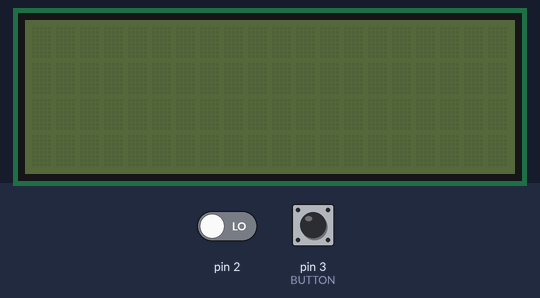
The sketch below on a simulated Arduino Uno, built with avr-gcc and run on an emulated ATmega328P. Shown: 20×4 character LCD. The inputs (shaded band) are chosen by the test bench; at power-on: pin 3 (BUTTON) LOW, pin 2 LOW. What the sketch prints to the serial monitor is not drawn.

Above: at 1.2 s.
1.3 s: pin 3 (BUTTON) pulled HIGH for 0.15 s
At 1.9 s:
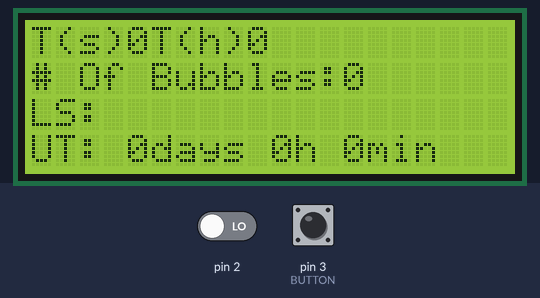
3.0 s: pin 3 (BUTTON) pulled HIGH for 1 s
At 5.8 s:
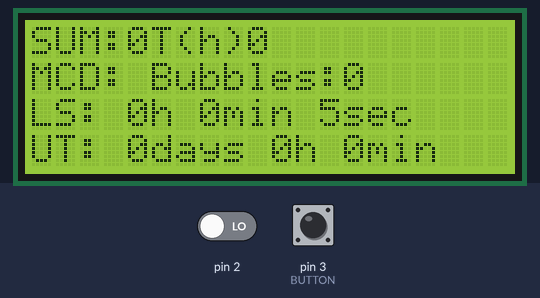
7.0 s: pin 2 driven HIGH
At 8.8 s:
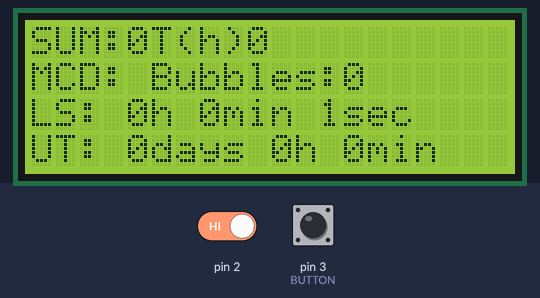
9.5 s: pin 3 (BUTTON) pulled HIGH for 3.2 s
At 13.6 s:
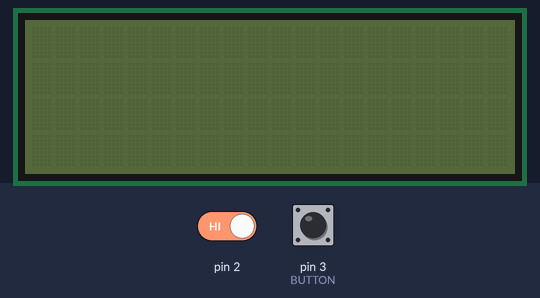
Timing chart, 0 to 15.1 s (numbered marks = the images above; inputs shaded):
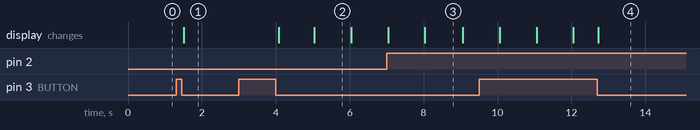

Measured:
- after the input at 1.3 s, the display: changes after 0.20 s (image 1)
- after the input at 3.0 s, the display: first changes after 1.1 s (image 2 shows a later state)
- after the input at 9.5 s, the display: first differs from a run without the input after 3.2 s (image 4)

The sketch:

BubbleCounterSW.ino
```cpp
#include <Time.h>
#include <Wire.h>
#include <LiquidCrystal_I2C.h>

#include "Program.h"
#include "Display.h"
#include "SerialString.h"
#include "Pins.h"
//#include "Button.h
#include "MicroPhone.h"


Program program;

void setup()
{
  	Serial.begin(9600);
	program.initialize();
}

void loop()
{
  	program.updateMe();
}
```

Bubble.cpp
```cpp
/*
* Bubble.cpp
*
* Created: 2015-12-29 15:38:48
* Author: u007333
*/


#include "Bubble.h"


// default constructor
Bubble::Bubble()
{
  startTime = 0;
  numberOfBubbles = 0;

} //Bubble

void Bubble::initialize()
{
  ;
}

int Bubble::getStartTime()
{
  return startTime;
}

void Bubble::setStartTIme(time_t aStartTime)
{
  startTime = aStartTime;
}

void Bubble::setNumberOfBubbles(int aNumberOfBubbles)
{
  numberOfBubbles = aNumberOfBubbles;
}

int Bubble::getNumberOfBubbles()
{
  return numberOfBubbles;
}

// default destructor
Bubble::~Bubble()
{
} //~Bubble
```

Bubble.h
```cpp
/*
* Bubble.h
*
* Created: 2015-12-29 15:38:48
* Author: Mattias Bornvall
*/


#ifndef __BUBBLE_H__
#define __BUBBLE_H__
#include <time.h>


class Bubble
{
//variables
public:
protected:
private:
time_t startTime;
int numberOfBubbles;


//functions
public:
	Bubble();
	~Bubble();
int getStartTime();
int getNumberOfBubbles();
void setStartTIme(time_t);
void setNumberOfBubbles(int );

protected:
private:
	Bubble( const Bubble &c );
	Bubble& operator=( const Bubble &c );
  void initialize();


}; //Bubble

#endif //__BUBBLE_H__
```

BubbleCounter.cpp
```cpp
/*
* BubbleCounter.cpp
*
* Created: 2015-12-29 15:27:27
* Author: Mattias Bornvall
*/


#include "BubbleCounter.h"
#include "MicroPhone.h"
#include "Bubble.h"


// default constructor
BubbleCounter::BubbleCounter()
{

} //BubbleCounter

void BubbleCounter::initialize(int pin)
{
     for(int i=0; i < NUMBER_OF_HOURS; i++)
  {
    bubble[i] = new Bubble();
  }
 microPhone.initialize(pin);
 currentPosInArray=0;
 lastBubble=0;


}

void BubbleCounter::updateMe()
{
   if(microPhone.valueHasChanged())
   {
     addNewBubbleToArray(now());
    }

}

void BubbleCounter::nextPositionInArray()
{
  if(currentPosInArray == (NUMBER_OF_HOURS-1))
    currentPosInArray = 0;
  else
    currentPosInArray++;
}

void BubbleCounter::addNewBubbleToArray(time_t aStartTime)
{


  time_t tmpStartTime=  bubble[currentPosInArray]->getStartTime();

  if(tmpStartTime == 0)
   {
     bubble[currentPosInArray]->setStartTIme(aStartTime);
     bubble[currentPosInArray]->setNumberOfBubbles(bubble[currentPosInArray]->getNumberOfBubbles()+1);
   }

   else if(hour(tmpStartTime) == hour(aStartTime))
    bubble[currentPosInArray]->setNumberOfBubbles(bubble[currentPosInArray]->getNumberOfBubbles()+1);
    //serialStr.Println("aStartTime:"+String(aStartTime) + " tmpStartTime " +String(tmpStartTime));


   else if(hour(tmpStartTime) != hour(aStartTime))
   {
     nextPositionInArray();
     bubble[currentPosInArray]->setStartTIme(aStartTime);
     bubble[currentPosInArray]->setNumberOfBubbles(1);
   }

   lastBubble = aStartTime;
     serialStr.Println("aStartTime:"+String(aStartTime) + " getStartTIme:"+String(bubble[currentPosInArray]->getStartTime())+ " getNumberOfBubbles:"+String(bubble[currentPosInArray]->getNumberOfBubbles())+ " currentPosInArray:"+String(currentPosInArray));
}

int BubbleCounter::getCurrentPosInArray()
{
  return currentPosInArray;
}

int BubbleCounter::timeSinceLastBubble()
{
  return(now()-lastBubble);
}

// default destructor
BubbleCounter::~BubbleCounter()
{
} //~BubbleCounter
```

BubbleCounter.h
```cpp
/*
* BubbleCounter.h
*
* Created: 2015-12-29 15:27:28
* Author: Mattias Bornvall
*/


#ifndef __BubbleCounter_H__
#define __BubbleCounter_H__

#include "MicroPhone.h"
#include "Bubble.h"
#include "Pins.h"
#include "SerialString.h"

class BubbleCounter
{
//variables
public:
MicroPhone microPhone;
int currentPosInArray;
        Bubble *bubble[NUMBER_OF_HOURS]; //pos 0 = current hour, pos 1= previous hour
time_t lastBubble;
protected:
private:
SerialString serialStr; //Our Serial functions
//functions
public:
	BubbleCounter();
	~BubbleCounter();

void updateMe();
void initialize(int);
void nextPositionInArray();
void addNewBubbleToArray(time_t);
int getCurrentPosInArray();
int timeSinceLastBubble();
protected:

private:
	BubbleCounter( const BubbleCounter &c );
	BubbleCounter& operator=( const BubbleCounter &c );


}; //BubbleCounter

#endif //__BubbleCounter_H__
```

Button.cpp
```cpp
/*
 Class to handle all the buttons
*/

#include "Arduino.h"
#include "Button.h"


void Button::initialize()
{
  pinMode(BUTTON, INPUT);
  buttonPushCounter = 0;
  buttonPreviousValue = false;
}

void Button::isPushed()
{
    if(getButtonValue() != buttonPreviousValue)
    {
        if(buttonPreviousValue)
          updateButtonPushCounter();
        buttonPreviousValue = getButtonValue();
    }
}

boolean Button::getButtonValue()
{
  return digitalRead(BUTTON);
}

void Button::updateButtonPushCounter()
{
  buttonPushCounter++;
  if(buttonPushCounter >= NUMBER_OF_MENUES)
    buttonPushCounter = 0;
}

int Button::getButtonPushCounter()
{
  return buttonPushCounter;
}
```

Button.h
```cpp
/*
 Class to handle all the buttons
*/


#ifndef Button_h
#define Button_h

#include "Arduino.h"
#include "Pins.h"


class Button
{

public:
    void initialize();
    void isPushed();
    boolean getButtonValue();
    void updateButtonPushCounter();
    int getButtonPushCounter();

private:
int buttonPushCounter;
int pin_val;
boolean buttonPreviousValue;
};


#endif
```

Display.cpp
```cpp
/*
   Library to print a string to a 20x4 Display and a Display-controller with an address of 0x27
*/

#include "Arduino.h"
#include "Display.h"

Display::Display()
{

}

void Display::Print(String str, int row, int column)
{
	lcd.setCursor(column, row);
	lcd.print(str);
}

void Display::initialize()
{
	lcd.init();
	lcd.backlight();
	lcd.setCursor(0, 0);
	lcd.clear();
}

void Display::Default()
{
}


void Display::failed()
{
	lcd.setCursor(0,1);
	lcd.print("Fail                ");
}

void Display::firstMenu(time_t aTimeSinceLastBubble)
{

  turnOnDisplay();

  lcd.setCursor(0,0);
  lcd.print("SUM:");//+Stri;ng(getTotalAmountOfSequences()));
  lcd.setCursor(0,1);
  lcd.print("MCD:");//+String(hour(currentPosition))+"h "+String(minute(currentPosition))+"min "+String(second(currentPosition))+"sec"); //meantime current day
  lcd.setCursor(0,2);
  lcd.print("LS: "+String(hour(aTimeSinceLastBubble))+"h "+String(minute(aTimeSinceLastBubble))+"min "+String(second(aTimeSinceLastBubble))+"sec"); // last sequence
  lcd.setCursor(0,3);
  lcd.print("UT: ");//+String(day(now())-1)+"days "+String(hour(now()))+"h "+String(minute(now()))+"min");  //uptime

}

void Display::testMenu(time_t aStartTime, int aNumberOfBubbles)
{
  turnOnDisplay();

  lcd.setCursor(0,0);
  lcd.print("T(s)"+String(aStartTime)+"T(h)" +String(hour(aStartTime)));
  lcd.setCursor(0,1);
  lcd.print("# Of Bubbles:" + String(aNumberOfBubbles));//+String(hour(currentPosition))+"h "+String(minute(currentPosition))+"min "+String(second(currentPosition))+"sec"); //meantime current day
  lcd.setCursor(0,2);
  lcd.print("LS: ");//+String(hour(getNumberOfSecondsSinceLastSequence()))+"h "+String(minute(getNumberOfSecondsSinceLastSequence()))+"min "+String(second(getNumberOfSecondsSinceLastSequence()))+"sec"); // last sequence
  lcd.setCursor(0,3);
  lcd.print("UT: "+String(day(now())-1)+"days "+String(hour(now()))+"h "+String(minute(now()))+"min");  //uptime
}


void Display::turnOnDisplay()
{
  //lcd.clear();
  lcd.backlight();
  lcd.display();
}

void Display::turnOffDisplay()
{
    lcd.clear();
    lcd.noDisplay();
    lcd.noBacklight();
}


void Display::totalTime(time_t t)
{
	lcd.setCursor(0,0);
	lcd.print("Total: ");
	lcd.setCursor(7,0);
	lcd.print(String(hour(t)));
	lcd.setCursor(8,0);
	lcd.print(":  ");
	lcd.setCursor(9,0);
	lcd.print(String(minute(t)));
	lcd.setCursor(11,0);
	lcd.print(":  ");
	lcd.setCursor(12,0);
	lcd.print(String(second(t)));
	lcd.setCursor(15,0);
	lcd.print("     ");
}
```

Display.h
```cpp
/*
 Library to print a string to a 20x4 Display and a Display-controller with an address of 0x27
*/

#ifndef Display_h
#define Display_h

#include <Wire.h>
#include <LiquidCrystal_I2C.h>
#include <Time.h>
#include "Arduino.h"

class Display
{
  public:
    Display();
    void Print(String str, int row = 0, int column = 0);
    void initialize();
    void Default();
    void failed();
    void firstMenu(time_t);
    void testMenu(time_t aStartTime, int aNumberOfBubbles);
    void turnOnDisplay();
    void turnOffDisplay();

    void totalTime(time_t time);

    void step(int row, int cStep, int cTemp, int cTime, int steps);
  private:
  	LiquidCrystal_I2C lcd = LiquidCrystal_I2C(0x27,20,4);
};

#endif
```

MicroPhone.cpp
```cpp
/*
* MicroPhone.cpp
*
* Created: 2015-12-28 23:44:04
* Author: Mattias Bornvall
*/


#include "MicroPhone.h"
#include "Pins.h"
#include <time.h>

// default constructor
MicroPhone::MicroPhone()
{
} //MicroPhone

void MicroPhone::initialize(int pin)
{
  arduinoPin = pin;
  pinMode(arduinoPin, INPUT);
  currentValue = false;
  lastChange=now();
}

time_t MicroPhone::getLastChange()
{
  return lastChange;
}

int MicroPhone::getMicrophoneValue()
{
  microPhoneValue = digitalRead(arduinoPin);
  return microPhoneValue;
}


bool MicroPhone::valueHasChanged()
{
  bool value = getMicrophoneValue();


if(value != currentValue)

 {
   if((lastChange + MIN_SEC_BETWEEN_TWO_BUBBLE) < now())
     {
       currentValue = value;
       lastChange=now();
       return true;
     }
 }
return false;
}


void MicroPhone::updateMe()
{
  valueHasChanged();
}

// default destructor
MicroPhone::~MicroPhone()
{
} //~MicroPhone
```

MicroPhone.h
```cpp
/*
* MicroPhone.h
*
* Created: 2015-12-28 23:44:04
* Author: Mattias Bornvall
*/


#ifndef __MICROPHONE_H__
#define __MICROPHONE_H__

#include <time.h>

class MicroPhone
{
//variables
public:
protected:
private:
int microPhoneValue;
int arduinoPin;
bool currentValue;
time_t lastChange;

//functions
public:
	MicroPhone();
	~MicroPhone();
void initialize(int);
int getMicrophoneValue();
bool valueHasChanged();
void updateMe();
time_t getLastChange();

protected:
private:
	MicroPhone( const MicroPhone &c );
	MicroPhone& operator=( const MicroPhone &c );

}; //MicroPhone

#endif //__MICROPHONE_H__
```

Program.cpp
```cpp
/*
 Main class to handle the whole program.
*/

#include "Arduino.h"
#include "Program.h"


void Program::initialize()
{
       lcd.initialize();
       button.initialize();
       bubbleCounter1.initialize(MICRO_PHONE_1);
}

void Program::updateMe()
{
 //serialStr.Println("value:"+String(bubbleCounter1.microPhone.valueHasChanged())+" "+String(bubbleCounter1.microPhone.getLastChange()));
 //serialStr.Print("starttime:"+String(bubbleCounter1.bubble[0]->startTime));
 printMenu(button.getButtonPushCounter());
 button.isPushed();
 bubbleCounter1.updateMe();


}

void Program::Pause()
{

}

void Program::ProgramFinished()
{
//	while(!digitalRead(stopButton))
//	{
//		lcd.programFinished();
//	}
}

void Program::printMenu(int value)
{
  //serialStr.Print(String(value));
  switch(value)
  {
    case 0:
      lcd.turnOffDisplay();
      break;
    case 1:
      lcd.testMenu(bubbleCounter1.bubble[bubbleCounter1.getCurrentPosInArray()]->getStartTime(), bubbleCounter1.bubble[bubbleCounter1.getCurrentPosInArray()]->getNumberOfBubbles());
      break;
    case 2:
      lcd.firstMenu(bubbleCounter1.timeSinceLastBubble());
      break;
    default:
      lcd.turnOffDisplay();
      break;

  }

}
```

Program.h
```cpp
/*
 Main class to handle the whole program.
*/

#ifndef Program_h
#define Program_h


#include "Arduino.h"
#include "Display.h"
#include "SerialString.h"
#include "Pins.h"
#include "Button.h"
#include "MicroPhone.h"
#include "BubbleCounter.h"


class Program
{

public:
    void initialize();
    void updateMe();
    void Pause();
   void ProgramFinished();
   void printMenu(int value);

private:
  	Display lcd; //Our display functions
 	SerialString serialStr; //Our Serial functions

       Button button;
        BubbleCounter bubbleCounter1;


};


#endif
```

SerialString.cpp
```cpp
/*
   Library to have a basic communication with a Serial device.
*/

#include "Arduino.h"
#include "SerialString.h"


void SerialString::Print(String str)
{
	Serial.print(str);
}

void SerialString::Println(String str)
{
	Serial.println(str);
}


String SerialString::Read()
{

	String str = "";
	while(Serial.available())
	{
		str += Serial.readString();
	}
	return str;

}
```

SerialString.h
```cpp
/*
 Library to have a basic communication with a Serial device.
*/

#ifndef SerialString_h
#define SerialString_h

#include "Arduino.h"

class SerialString
{
  public:
    void Print(String str);
    void Println(String str);
    String Read();
};

#endif
```

Pins.h
```cpp
#include "Arduino.h"


//#define startButton 2 //The pin where the button is connected
#define MICRO_PHONE_1 2
#define BUTTON 3


//Variables


//Button class
#define NUMBER_OF_MENUES 3     // Number of menus to switch between 0=black (LCD = black)
#define NUMBER_OF_HOURS 4  //meassure number of bubbles the last x hours
#define MIN_SEC_BETWEEN_TWO_BUBBLE 2 //number of seconds that need to go by before a new bubble sequence has occured.
```
